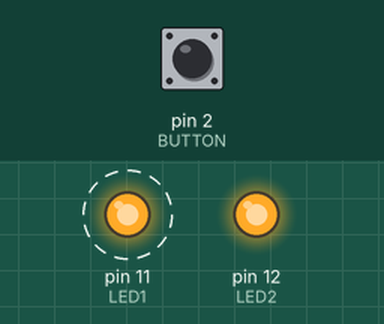
This sketch was run on a simulated Arduino Uno, built with avr-gcc and run on an emulated ATmega328P. Parts: output pins drawn as LEDs (lit = HIGH). Dashed ring = blinking. Inputs (shaded band) come from the test bench; at power-on: pin 2 (BUTTON) LOW.

Above: at 2.8 s.
2.9 s: pin 2 (BUTTON) pulled HIGH for 1.2 s
At 4.6 s:
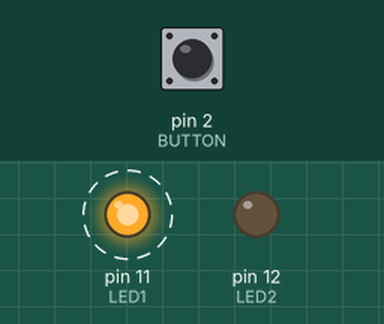
6.5 s: pin 2 (BUTTON) pulled HIGH for 3.2 s
At 11.8 s:
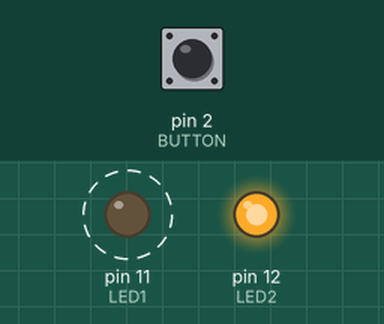
Timing chart, 0 to 17.5 s (numbered marks = the images above; inputs shaded):
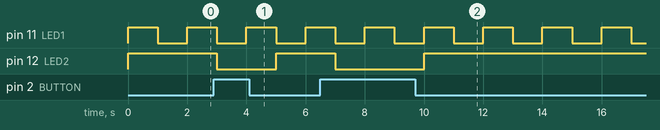

Measured:
- after the input at 2.9 s, pin 12 (LED2): HIGH → LOW after 0.10 s, → HIGH 2.0 s later
- after the input at 6.5 s, pin 12 (LED2): HIGH → LOW after 0.50 s, → HIGH 3.0 s later
- by itself, pin 11 (LED1): alternates HIGH for 1.0 s and LOW for 1.0 s

The sketch:

key_no_interrupt.ino
```cpp
#define LED1    11
#define LED2    12
#define BUTTON   2

#define DELAY  1000

void setup() {
  pinMode(LED1, OUTPUT);
  pinMode(LED2, OUTPUT);
  pinMode(BUTTON, INPUT);
}

void loop() {
  int state;

  state = digitalRead(BUTTON);
  digitalWrite(LED2, !state);
  digitalWrite(LED1, HIGH);

  delay(DELAY);

  state = digitalRead(BUTTON);
  digitalWrite(LED2, !state);
  digitalWrite(LED1, LOW);

  delay(DELAY);
}
```
